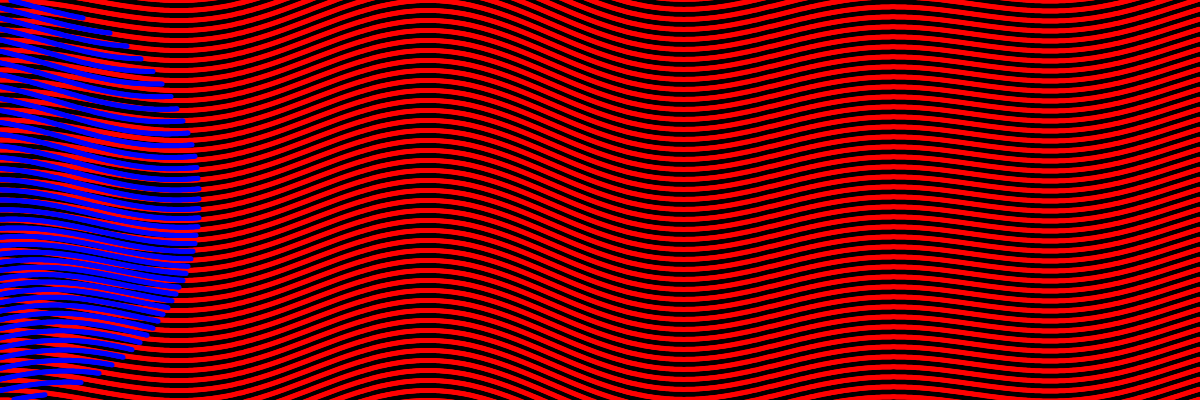
Frame 1 (no input)
Frame 60 (no input): identical to frame 1, image omitted
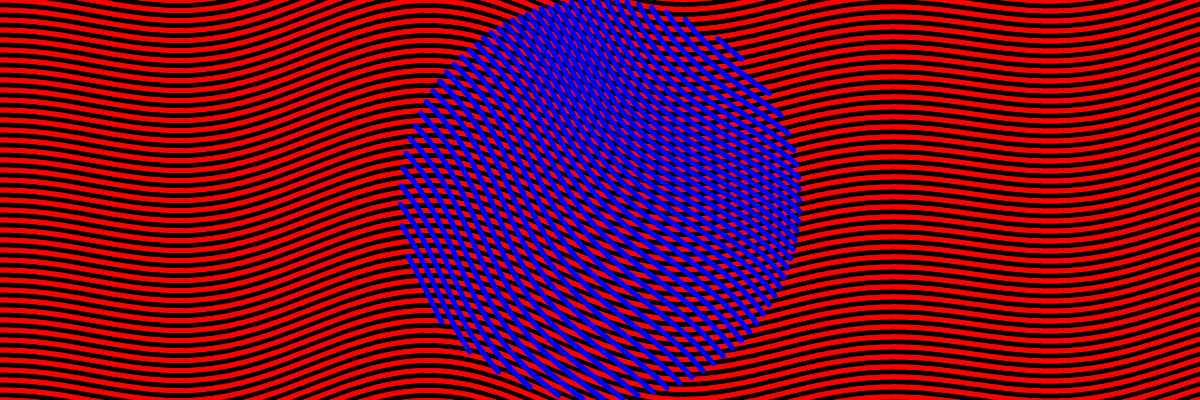
Frame 120 (the mouse pressed at the canvas centre since frame 60)

The p5.js sketch that drew these frames (run headless with seeded random() and noise() and a simulated clock; from frame 60 on, the mouse is pressed at the canvas centre):

// p5.js sketch
// ── sketch.js
function setup() {
  createCanvas(1200, 400);
}

function draw() {
  background(0);
  noStroke();
  fill(255,0,0);
  for (let y=-100; y<height+100; y+=10) {
  for (let x=0; x<width; x++) {
    let y1 = y+40*sin(x/90)*sin(x/300);
    ellipse(x,y1,5,5);
  }
  }
  fill(0);
  // for (let i=0; i<10000; i+=0.5) {
  //   let r = 5*cos(radians(i*5));
  //   let x = mouseX+(i/50+r)*cos(radians(i+mouseX/PI));
  //   let y = height/2+(i/50+r)*sin(radians(i+mouseX/PI));
  //    ellipse(x,y,3,3);
  // }
  
  
  translate(mouseX,height/2);
  rotate(mouseX/150);
   // rect(-150,-150,300,300);
  
    fill(0,0,255);
  for (let y=-200; y<250; y+=10) {
  for (let x=-200; x<200; x++) {
    let y1 = y+30*sin(x/150-y/90)*sin(x/100+y/190);
    if (dist(0,0,x,y1)<200)
    ellipse(x,y1,5,5);
  }
  }

}
// ── style.css
html, body {
  margin: 0;
  padding: 0;
  width: 100%;
  overflow-x: hidden;
}

canvas {
  display: block;
  /* Forces the canvas to match the window's width */
  width: 100vw !important; 
  /* Maintains the aspect ratio so it doesn't squish vertically */
  height: auto !important; 
}
